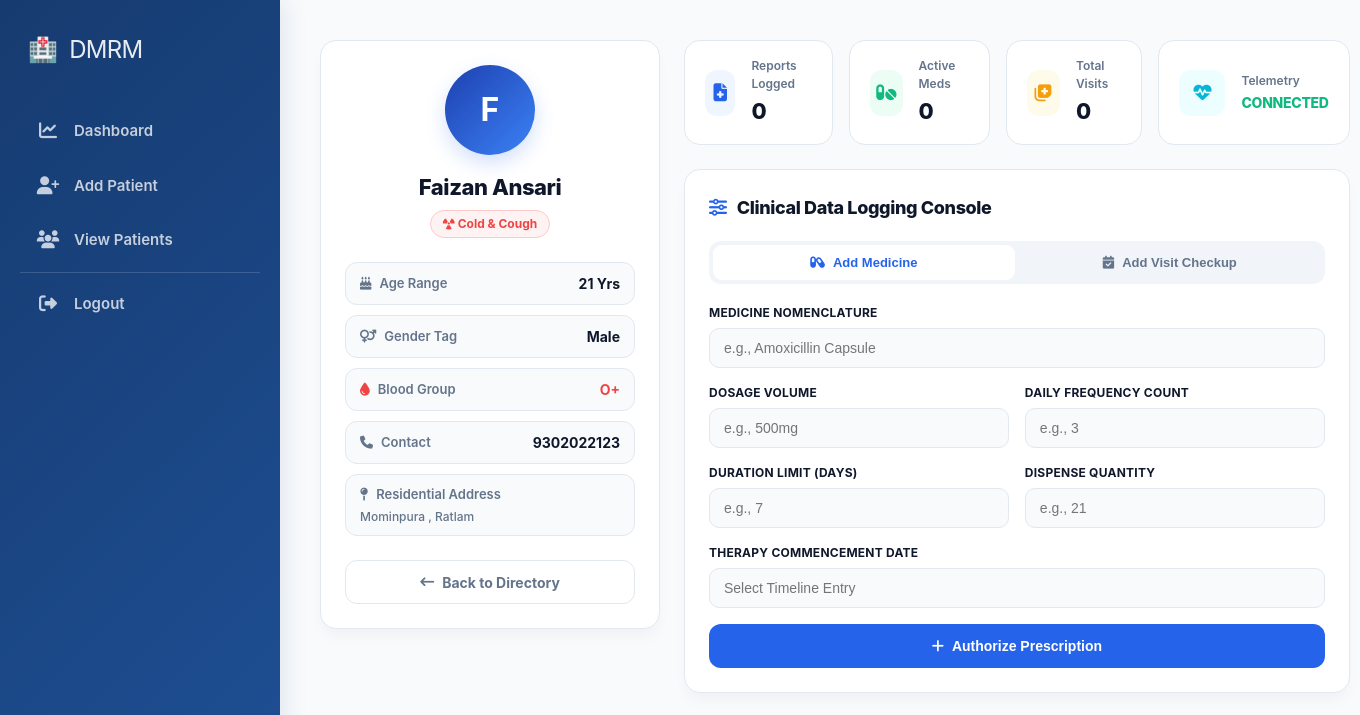
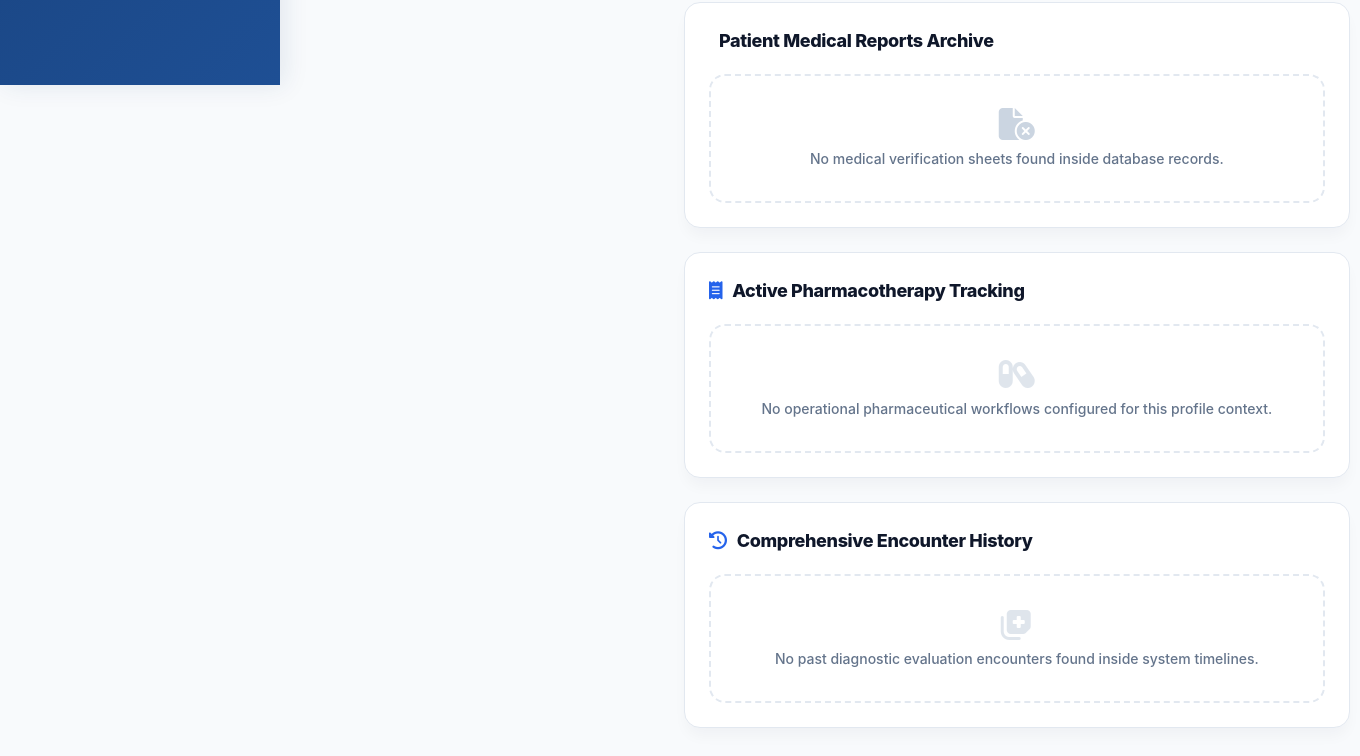
Page /patient/1 (signed in) on the earlier database version (2 pictures, top to bottom).
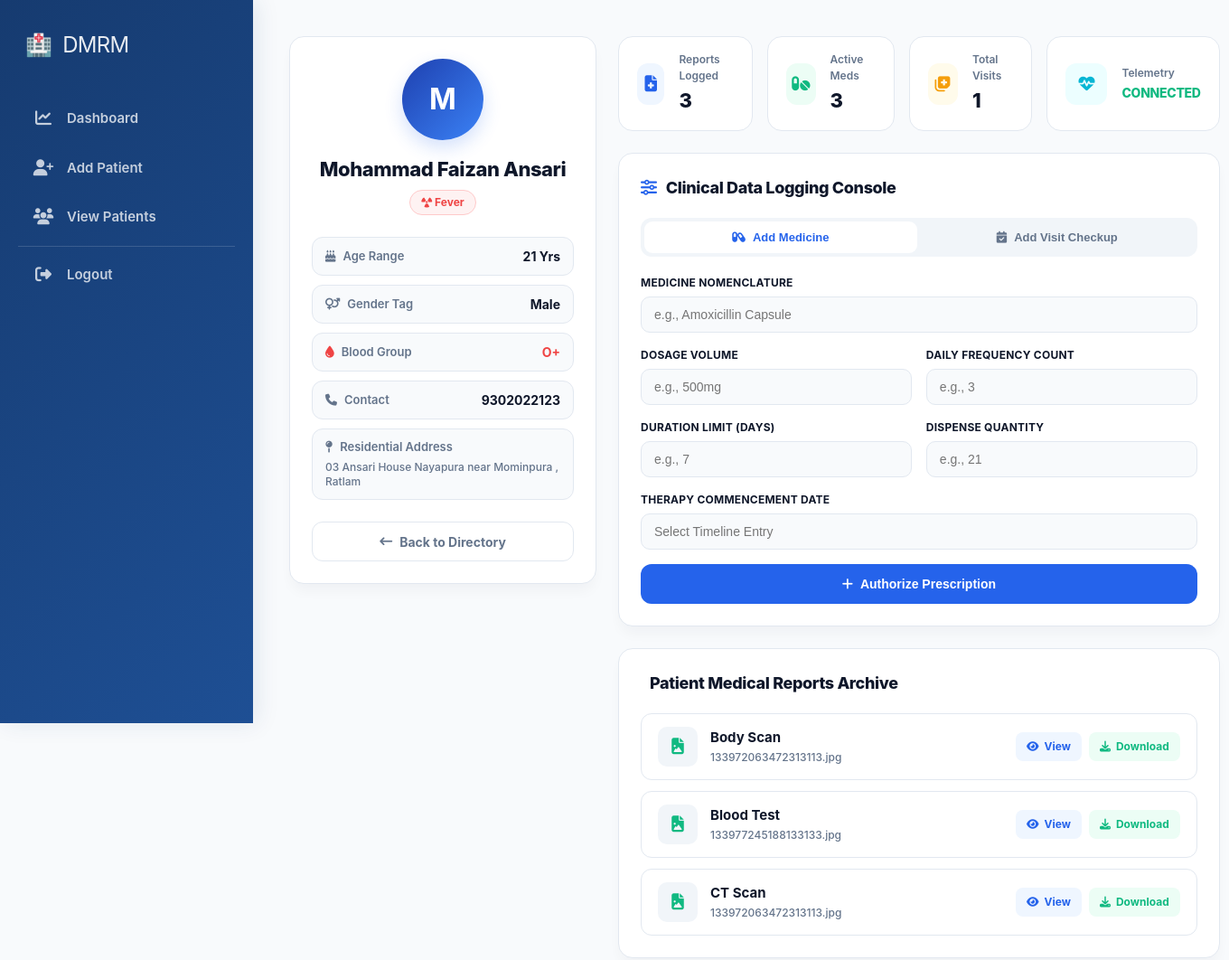
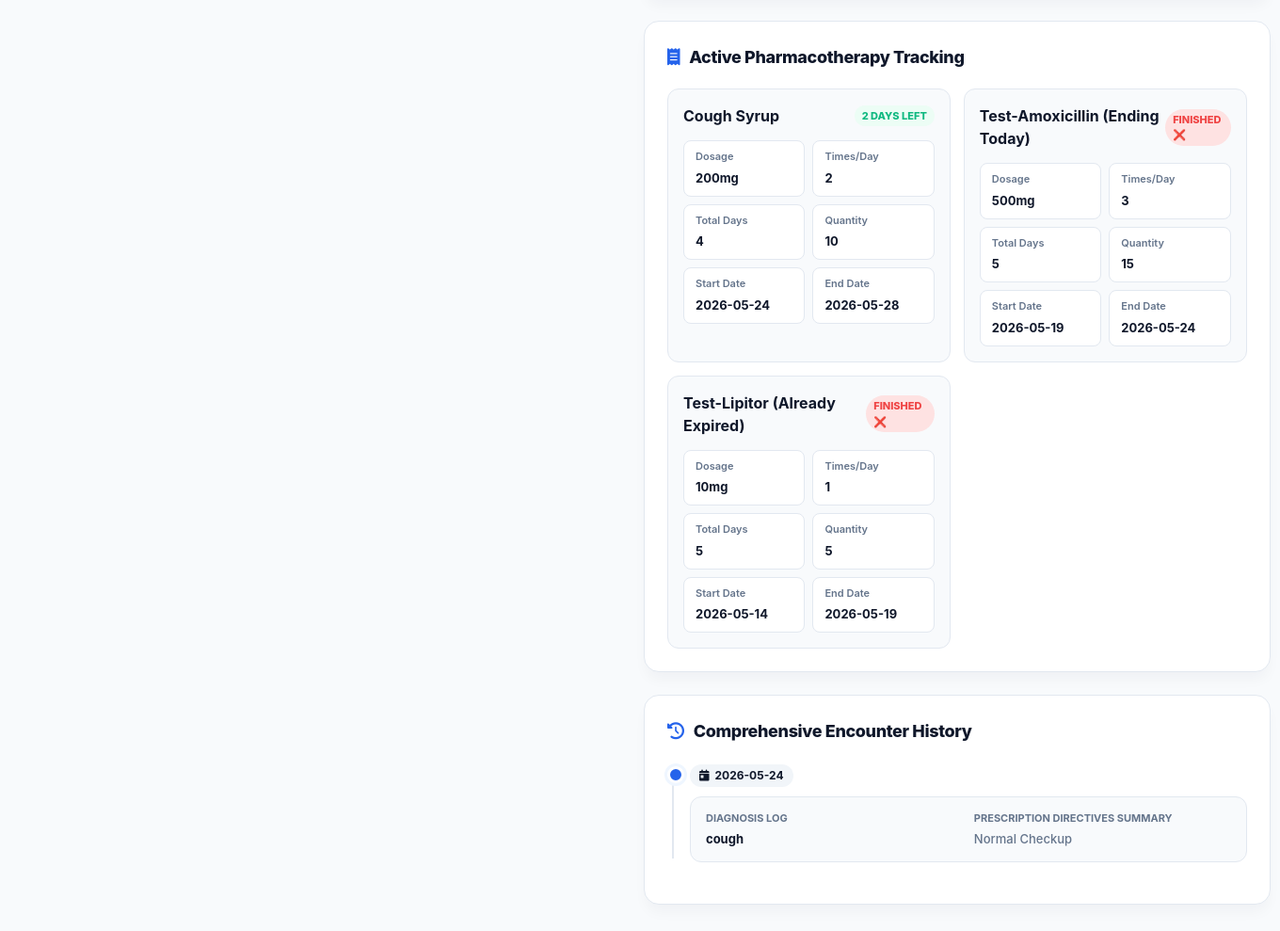
Same page on the later database version (2 pictures, top to bottom).
### tables this page shows
CREATE TABLE patients (
        id INTEGER PRIMARY KEY AUTOINCREMENT,
        doctor_id INTEGER,
        name TEXT,
        age INTEGER,
        gender TEXT,
        phone TEXT,
        email TEXT,
        disease TEXT,
        blood_group TEXT,
        address TEXT,
        report TEXT,
        FOREIGN KEY(doctor_id) REFERENCES doctors(id)
    );

CREATE TABLE patient_reports (
        id INTEGER PRIMARY KEY AUTOINCREMENT,
        patient_id INTEGER,
        report_name TEXT,
        file_name TEXT,
        uploaded_at TIMESTAMP DEFAULT CURRENT_TIMESTAMP,
        FOREIGN KEY(patient_id) REFERENCES patients(id)
    );

CREATE TABLE medicines (
        id INTEGER PRIMARY KEY AUTOINCREMENT,
        patient_id INTEGER,
        medicine_name TEXT,
        dosage TEXT,
        times_per_day INTEGER,
        total_days INTEGER,
        quantity INTEGER,
        start_date TEXT,
        reminder_sent INTEGER DEFAULT 0,
        FOREIGN KEY(patient_id) REFERENCES patients(id)
    );

CREATE TABLE visits (
        id INTEGER PRIMARY KEY AUTOINCREMENT,
        patient_id INTEGER,
        visit_date TEXT,
        diagnosis TEXT,
        prescription TEXT,
        FOREIGN KEY(patient_id) REFERENCES patients(id)
    );

### app.py (the view)
@app.route("/patient/<int:id>")
def patient_profile(id):
    if not is_logged_in():
        return redirect("/login")
    conn = sqlite3.connect(DATABASE, timeout=20)
    conn.row_factory = sqlite3.Row
    cur = conn.cursor()
    cur.execute("SELECT * FROM patients WHERE id=?", (id,))
    patient = cur.fetchone()
    cur.execute("SELECT * FROM patient_reports WHERE patient_id=? ORDER BY uploaded_at DESC", (id,))
    reports = cur.fetchall()
    cur.execute("SELECT * FROM visits WHERE patient_id=? ORDER BY visit_date DESC", (id,))
    visits = cur.fetchall()
    cur.execute("SELECT * FROM medicines WHERE patient_id=?", (id,))
    medicines = cur.fetchall()
    updated_medicines = []
    today = date.today()
    for med in medicines:
        status = "Active"
        end_date_str = "N/A"
        try:
            start_date = datetime.strptime(med["start_date"], "%Y-%m-%d").date()
            duration = int(med["total_days"])
            end_date = start_date + timedelta(days=duration)
            end_date_str = end_date.strftime("%Y-%m-%d")
            if today > end_date:
                status = "Finished ❌"
            else:
                days_left = (end_date - today).days
                if days_left == 0:
                    status = "Finishing Today ⚠️"
                elif days_left == 1:
                    status = "Finishing Tomorrow ⚠️"
                else:
                    status = f"{days_left} days left"
        except (ValueError, TypeError):
            status = "Invalid Date/Duration"
        updated_medicines.append({
            "medicine_name": med["medicine_name"],
            "dosage": med["dosage"],
            "times_per_day": med["times_per_day"],
            "quantity": med["quantity"],
            "start_date": med["start_date"],
            "end_date": end_date_str,
            "total_days": med["total_days"],
            "status": status
        })
    conn.close()
    return render_template(
        "patient_profile.html",
        patient=patient,
        reports=reports,
        medicines=updated_medicines,
        visits=visits
    )

### app.py (called while the page is built)
def is_logged_in():
    return session.get("logged_in")

### templates/patient_profile.html (shortened to what the changed rows need)
{% extends "base.html" %}
{% block content %}
<link rel="stylesheet" href="https://cdnjs.cloudflare.com/ajax/libs/font-awesome/6.5.1/css/all.min.css"/>
<link rel="stylesheet" href="https://cdn.jsdelivr.net/npm/flatpickr/dist/themes/material_blue.css"/>
<div class="clinical-workspace-wrapper">
    <div class="clinical-grid-engine">
        <div class="profile-sticky-card">
            <div class="avatar-chassis">
                {{ patient.name[0] | upper if patient.name else 'P' }}
            </div>
            <h2>{{ patient.name }}</h2>
            <span class="disease-pill-badge">
                <i class="fa-solid fa-radiation"></i> {{ patient.disease if patient.disease else 'General Checkup' }}
            </span>
            <div class="meta-vitals-stack">
                <div class="vital-row">
                    <span class="v-lbl"><i class="fa-solid fa-cake-candles"></i> Age Range</span>
                    <span class="v-val">{{ patient.age }} Yrs</span>
                </div>
                <div class="vital-row">
                    <span class="v-lbl"><i class="fa-solid fa-venus-mars"></i> Gender Tag</span>
                    <span class="v-val">{{ patient.gender if patient.gender else 'N/A' }}</span>
                </div>
                <div class="vital-row">
                    <span class="v-lbl"><i class="fa-solid fa-droplet" style="color: #ef4444;"></i> Blood Group</span>
                    <span class="v-val" style="color: #ef4444;">{{ patient.blood_group if patient.blood_group else 'N/A' }}</span>
                </div>
                <div class="vital-row">
                    <span class="v-lbl"><i class="fa-solid fa-phone"></i> Contact</span>
                    <span class="v-val">{{ patient.phone }}</span>
                </div>
                <div class="vital-row" style="flex-direction: column; align-items: flex-start; gap: 4px;">
                    <span class="v-lbl"><i class="fa-solid fa-map-pin"></i> Residential Address</span>
                    <span class="v-val" style="font-size: 12px; font-weight: 500; color: var(--med-muted); text-align: left; line-height: 1.4;">{{ patient.address if patient.address else 'No address record configured.' }}</span>
                </div>
            </div>
            <a href="{{ url_for('view_patients') }}" class="workspace-action-btn btn-secondary-outline">
                <i class="fa-solid fa-arrow-left-long"></i> Back to Directory
            </a>
        </div>
        <div class="records-workspace-stream">
            <div class="vitals-dashboard-row">
                <div class="metric-micro-card">
                    <div class="metric-data-block">
                        <label>Reports Logged</label>
                        <h4>{{ reports|length if reports else 0 }}</h4>
                    </div>
                </div>
                <div class="metric-micro-card">
                    <div class="metric-data-block">
                        <label>Active Meds</label>
                        <h4>{{ medicines|length if medicines else 0 }}</h4>
                    </div>
                </div>
                <div class="metric-micro-card">
                    <div class="metric-data-block">
                        <label>Total Visits</label>
                        <h4>{{ visits|length if visits else 0 }}</h4>
                    </div>
                </div>
            </div>
            <div class="clinical-panel-card">
                {% if reports and reports|length > 0 %}
                <div class="reports-list-container">
                    {% for report in reports %}
                    {% set file_name = report.file_name if report.file_name else '' %}
                    {% set file_lower = file_name|lower %}
                    <div class="report-item-row">
                        <div class="report-left-node">
                            <div class="report-icon-frame">
                                {% if '.pdf' in file_lower %}
                                    <i class="fa-solid fa-file-pdf" style="color: #ef4444;"></i>
                                {% elif '.png' in file_lower or '.jpg' in file_lower or '.jpeg' in file_lower %}
                                    <i class="fa-solid fa-file-image" style="color: #10b981;"></i>
                                {% else %}
                                    <i class="fa-solid fa-file-lines" style="color: var(--med-brand);"></i>
                                {% endif %}
                            </div>
                            <div class="report-meta-text">
                                <h4>{{ report.report_name }}</h4>
                                <p>{{ file_name }}</p>
                            </div>
                        </div>
                        <div class="report-actions-wrapper">
                            <a href="{{ url_for('uploaded_file', filename=file_name) }}" target="_blank" class="action-badge-btn b-view">
                                <i class="fa-solid fa-eye"></i> View
                            </a>
                            <a href="{{ url_for('uploaded_file', filename=file_name) }}" download class="action-badge-btn b-dl">
                                <i class="fa-solid fa-download"></i> Download
                            </a>
                        </div>
                    </div>
                    {% endfor %}
                </div>
                {% else %}
                <div class="fallback-null-pane">
                    <i class="fa-solid fa-file-circle-xmark"></i>
                    <p>No medical verification sheets found inside database records.</p>
                </div>
                {% endif %}
            </div>
            <div class="clinical-panel-card">
                {% if medicines %}
                <div class="medication-matrix-grid">
                    {% for med in medicines %}
<div class="medication-line-card">
    <div class="medication-header-row">
        <span class="medication-title">{{ med.medicine_name }}</span>
        <span class="pill-active-tag {% if 'Finished' in med.status %}status-finished{% elif 'Today' in med.status %}status-warning{% endif %}">
            {{ med.status }}
        </span>
    </div>
    <div class="medication-spec-grid">
        <div class="spec-meta-block"><label>Dosage</label><span>{{ med.dosage if med.dosage else 'N/A' }}</span></div>
        <div class="spec-meta-block"><label>Times/Day</label><span>{{ med.times_per_day if med.times_per_day else 'N/A' }}</span></div>
        <div class="spec-meta-block"><label>Total Days</label><span>{{ med.total_days if med.total_days else 'N/A' }}</span></div>
        <div class="spec-meta-block"><label>Quantity</label><span>{{ med.quantity if med.quantity else 'N/A' }}</span></div>
        <div class="spec-meta-block"><label>Start Date</label><span>{{ med.start_date }}</span></div>
        <div class="spec-meta-block"><label>End Date</label><span>{{ med.end_date }}</span></div>
    </div>
</div>
{% endfor %}
                </div>
                {% else %}
                <div class="fallback-null-pane">
                    <i class="fa-solid fa-capsules" style="opacity:0.6;"></i>
                    <p>No operational pharmaceutical workflows configured for this profile context.</p>
                </div>
                {% endif %}
            </div>
            <div class="clinical-panel-card">
                {% if visits %}
                <div class="visit-timeline-chassis">
                    {% for visit in visits %}
                    <div class="timeline-event-node">
                        <div class="timeline-stamp-badge">
                            <i class="fa-solid fa-calendar-day"></i> {{ visit.visit_date if visit.visit_date else visit[2] }}
                        </div>
                        <div class="timeline-info-plate">
                            <div class="timeline-data-box">
                                <label>Diagnosis Log</label>
                                <p style="font-weight: 700; color: var(--med-navy);">{{ visit.diagnosis if visit.diagnosis else visit[3] }}</p>
                            </div>
                            <div class="timeline-data-box">
                                <label>Prescription Directives Summary</label>
                                <p style="color: var(--med-muted);">{{ visit.prescription if visit.prescription else visit[4] }}</p>
                            </div>
                        </div>
                    </div>
                    {% endfor %}
                </div>
                {% else %}
                <div class="fallback-null-pane">
                    <i class="fa-solid fa-notes-medical" style="opacity:0.6;"></i>
                    <p>No past diagnostic evaluation encounters found inside system timelines.</p>
                </div>
                {% endif %}
            </div>
        </div>
    </div>
</div>
{% endblock %}

Differences in the rows shown:
changed patients "Male": name "F" → "M"; name "Faizan Ansari" → "Mohammad Faizan Ansari"; disease "Cold & Cough" → "Fever"; address "Mominpura , Ratlam" → "03 Ansari House Nayapura near Mominpura , Ratlam"
added patient_reports: report_name "Body Scan", file_name "133972063472313113.jpg"
added patient_reports: report_name "Blood Test", file_name "133977245188133133.jpg"
added patient_reports: report_name "CT Scan", file_name "133972063472313113.jpg"
added medicines: medicine_name "Cough Syrup", status "2 DAYS LEFT", dosage "200mg", times_per_day "2", total_days "4", quantity "10", start_date "2026-05-24", end_date "2026-05-28"
added medicines: medicine_name "Test-Amoxicillin (Ending Today)", status "FINISHED ❌", dosage "500mg", times_per_day "3", total_days "5", quantity "15", start_date "2026-05-19", end_date "2026-05-24"
added medicines: medicine_name "Test-Lipitor (Already Expired)", status "FINISHED ❌", dosage "10mg", times_per_day "1", total_days "5", quantity "5", start_date "2026-05-14", end_date "2026-05-19"
added visits: visit_date "2026-05-24", diagnosis "cough", prescription "Normal Checkup"
Other differences:
{{ reports|length if reports else 0 }}: "0" → "3"
{{ medicines|length if medicines else 0 }}: "0" → "3"
{{ visits|length if visits else 0 }}: "0" → "1"
text no longer shown: "No medical verification sheets found inside database records. No operational pharmaceutical workflows configured for this profile context. No past diagnostic evaluation encounters found inside system timelines."
